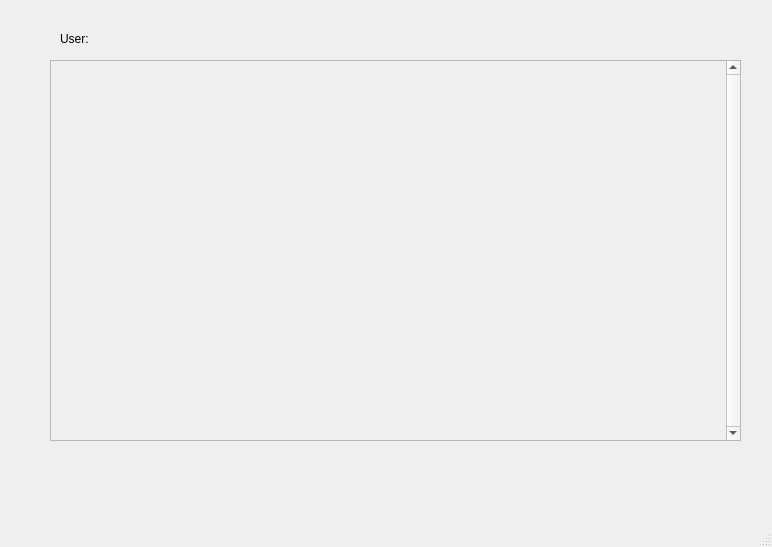
<?xml version="1.0" encoding="UTF-8"?>
<ui version="4.0">
 <class>userview</class>
 <widget class="QMainWindow" name="userview">
  <property name="geometry">
   <rect>
    <x>0</x>
    <y>0</y>
    <width>772</width>
    <height>547</height>
   </rect>
  </property>
  <property name="windowTitle">
   <string>MainWindow</string>
  </property>
  <widget class="QWidget" name="centralwidget">
   <widget class="QLabel" name="label">
    <property name="geometry">
     <rect>
      <x>60</x>
      <y>30</y>
      <width>67</width>
      <height>17</height>
     </rect>
    </property>
    <property name="text">
     <string>User:</string>
    </property>
   </widget>
   <widget class="QScrollArea" name="scrollArea">
    <property name="geometry">
     <rect>
      <x>50</x>
      <y>60</y>
      <width>691</width>
      <height>381</height>
     </rect>
    </property>
    <property name="verticalScrollBarPolicy">
     <enum>Qt::ScrollBarAlwaysOn</enum>
    </property>
    <property name="sizeAdjustPolicy">
     <enum>QAbstractScrollArea::AdjustToContents</enum>
    </property>
    <property name="widgetResizable">
     <bool>true</bool>
    </property>
    <widget class="QWidget" name="scrollAreaWidgetContents">
     <property name="geometry">
      <rect>
       <x>0</x>
       <y>0</y>
       <width>675</width>
       <height>379</height>
      </rect>
     </property>
    </widget>
   </widget>
  </widget>
  <widget class="QMenuBar" name="menubar">
   <property name="geometry">
    <rect>
     <x>0</x>
     <y>0</y>
     <width>772</width>
     <height>22</height>
    </rect>
   </property>
  </widget>
  <widget class="QStatusBar" name="statusbar"/>
 </widget>
 <resources/>
 <connections/>
</ui>
